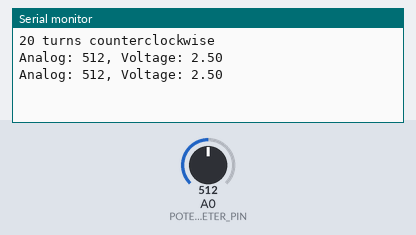
A sketch run on a simulated Arduino Nano 33 BLE. Shown: the last lines printed to the serial monitor. The test bench sets the inputs (shaded band); at power-on: A0 (POTENTIOMETER_PIN) = 512.

Above: at 1.4 s.
1.5 s: A0 (POTENTIOMETER_PIN) set to 716
At 2.8 s:
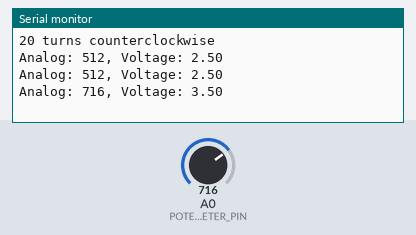
3.0 s: A0 (POTENTIOMETER_PIN) set to 900
At 4.0 s:
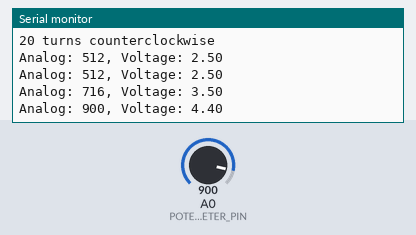
Timing chart, 0 to 6.0 s (numbered marks = the images above; inputs shaded):
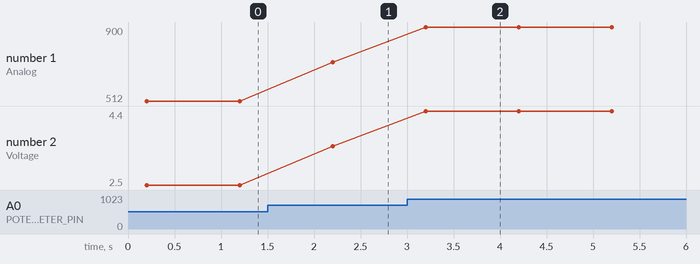

The sketch:

potentiometer_test.ino
```cpp
/*
 * This ESP8266 NodeMCU code was developed by newbiely.com
 *
 * This ESP8266 NodeMCU code is made available for public use without any restriction
 *
 * For comprehensive instructions and wiring diagrams, please visit:
 * https://newbiely.com/tutorials/esp8266/esp8266-potentiometer
 */

#define POTENTIOMETER_PIN A0


float floatMap(float x, float in_min, float in_max, float out_min, float out_max) {
  return (x - in_min) * (out_max - out_min) / (in_max - in_min) + out_min;
}

// The setup function runs once on reset or power-up
void setup() {
  // Initialize the Serial to communicate with the Serial Monitor.
  Serial.begin(115200);
  delay(200);
  Serial.println();
  Serial.println("20 turns counterclockwise");

}

// The loop function repeats indefinitely.
void loop() {
  // read the input on analog pin:
  int analog_value = analogRead(POTENTIOMETER_PIN);
  // Rescale to potentiometer's voltage (from 0V to 5V):
  float voltage = floatMap(analog_value, 0, 1023, 0, 5);

  // print out the value you read:
  Serial.print("Analog: ");
  Serial.print(analog_value);
  Serial.print(", Voltage: ");
  Serial.println(voltage);
  delay(1000);
}
```

Measured:
- after the input at 1.5 s, the serial monitor: prints a new line after 0.70 s (image 1)
- after the input at 3.0 s, the serial monitor: prints a new line after 0.20 s (image 2)
- plotted number 1: 512 → 716 after the input at 1.5 s, 716 → 900 after the input at 3.0 s
- plotted number 2: 2.5 → 3.5 after the input at 1.5 s, 3.5 → 4.4 after the input at 3.0 s
